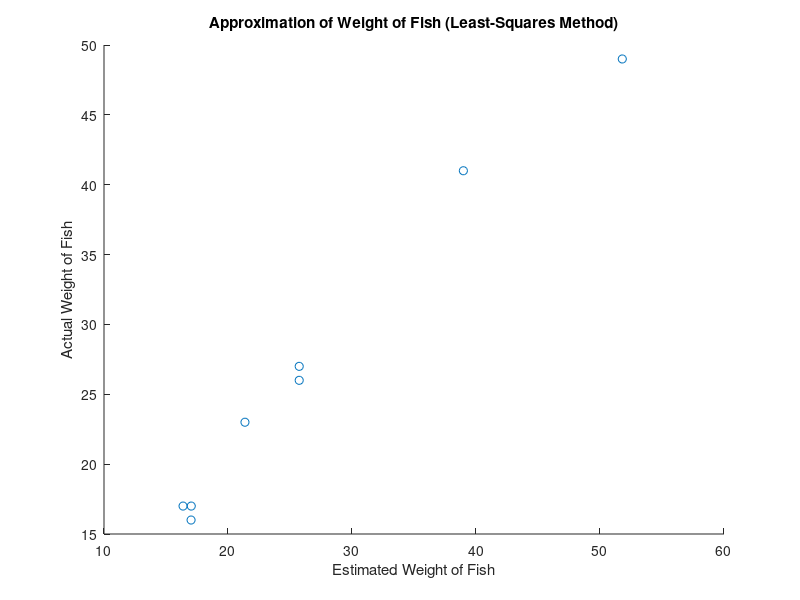

Reproduce this figure in MATLAB. (Note: this script raises an error after producing the figure.)
% Dermine the least-squares estimate of k and plot

lengths = [14.5 12.5 17.25 14.5 12.625 17.75 14.125 12.615];
girths  = [9.75 8.375 11.0 9.75 8.5 12.5 9.0 8.5];
weights = [27 17 41 26 17 49 23 16];

x = lengths .* girths.^2;
y = weights;

xy = x .* weights;
x2 = x.^2;

a = sum(xy) / sum(x2)
estW = a .* x;

scatter(estW, weights);
title('Approximation of Weight of Fish (Least-Squares Method)')
xlabel('Estimated Weight of Fish')
ylabel('Actual Weight of Fish')
lsline
